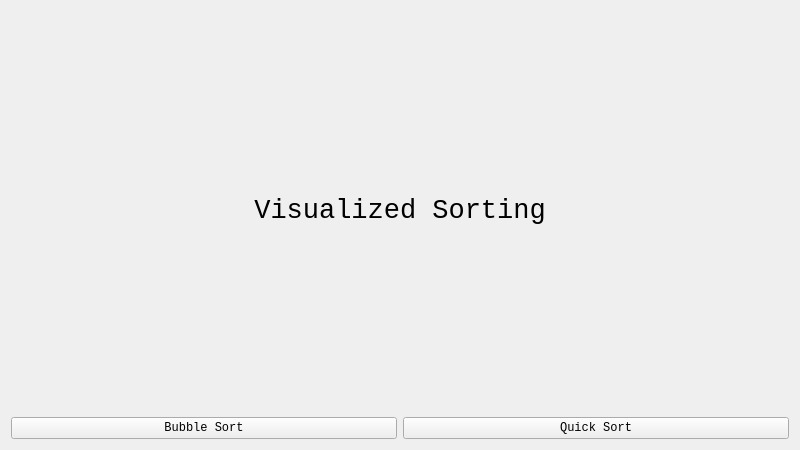
<?xml version="1.0" encoding="UTF-8"?>
<ui version="4.0">
 <class>Widget</class>
 <widget class="QWidget" name="Widget">
  <property name="geometry">
   <rect>
    <x>0</x>
    <y>0</y>
    <width>800</width>
    <height>450</height>
   </rect>
  </property>
  <property name="minimumSize">
   <size>
    <width>800</width>
    <height>450</height>
   </size>
  </property>
  <property name="windowTitle">
   <string>Visualized Sorting</string>
  </property>
  <layout class="QVBoxLayout" name="verticalLayout_2">
   <item>
    <layout class="QVBoxLayout" name="verticalLayout">
     <item>
      <widget class="QLabel" name="label">
       <property name="font">
        <font>
         <family>Consolas</family>
         <pointsize>20</pointsize>
        </font>
       </property>
       <property name="layoutDirection">
        <enum>Qt::LeftToRight</enum>
       </property>
       <property name="text">
        <string>Visualized Sorting</string>
       </property>
       <property name="alignment">
        <set>Qt::AlignCenter</set>
       </property>
      </widget>
     </item>
     <item>
      <layout class="QHBoxLayout" name="horizontalLayout">
       <item>
        <widget class="QPushButton" name="bubblesortButton">
         <property name="font">
          <font>
           <family>Consolas</family>
          </font>
         </property>
         <property name="text">
          <string>Bubble Sort</string>
         </property>
        </widget>
       </item>
       <item>
        <widget class="QPushButton" name="quicksortButton">
         <property name="font">
          <font>
           <family>Consolas</family>
          </font>
         </property>
         <property name="text">
          <string>Quick Sort</string>
         </property>
        </widget>
       </item>
      </layout>
     </item>
    </layout>
   </item>
  </layout>
 </widget>
 <resources/>
 <connections>
  <connection>
   <sender>bubblesortButton</sender>
   <signal>clicked()</signal>
   <receiver>Widget</receiver>
   <slot>bubbleslot()</slot>
   <hints>
    <hint type="sourcelabel">
     <x>203</x>
     <y>333</y>
    </hint>
    <hint type="destinationlabel">
     <x>399</x>
     <y>224</y>
    </hint>
   </hints>
  </connection>
  <connection>
   <sender>quicksortButton</sender>
   <signal>clicked()</signal>
   <receiver>Widget</receiver>
   <slot>quickslot()</slot>
   <hints>
    <hint type="sourcelabel">
     <x>595</x>
     <y>333</y>
    </hint>
    <hint type="destinationlabel">
     <x>399</x>
     <y>224</y>
    </hint>
   </hints>
  </connection>
 </connections>
 <slots>
  <slot>bubbleslot()</slot>
  <slot>quickslot()</slot>
 </slots>
</ui>
